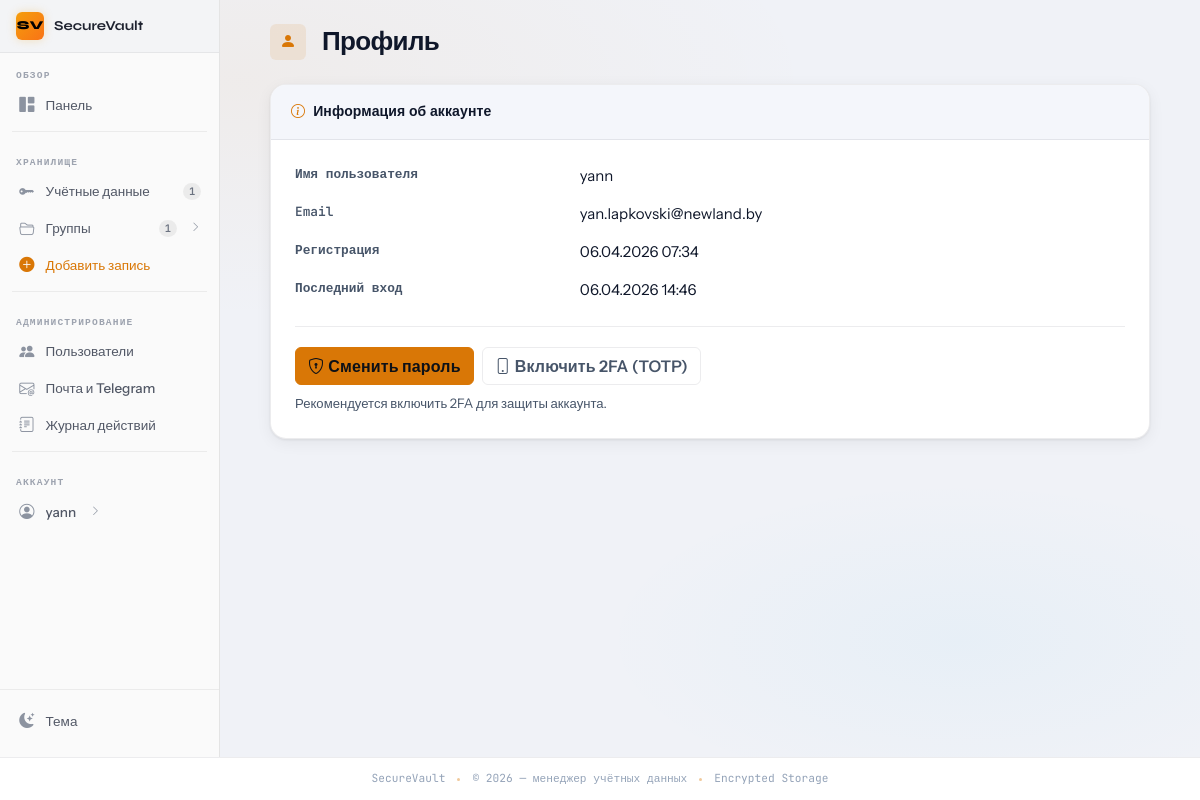
/profile (signed in), run on an earlier commit of the app's database.
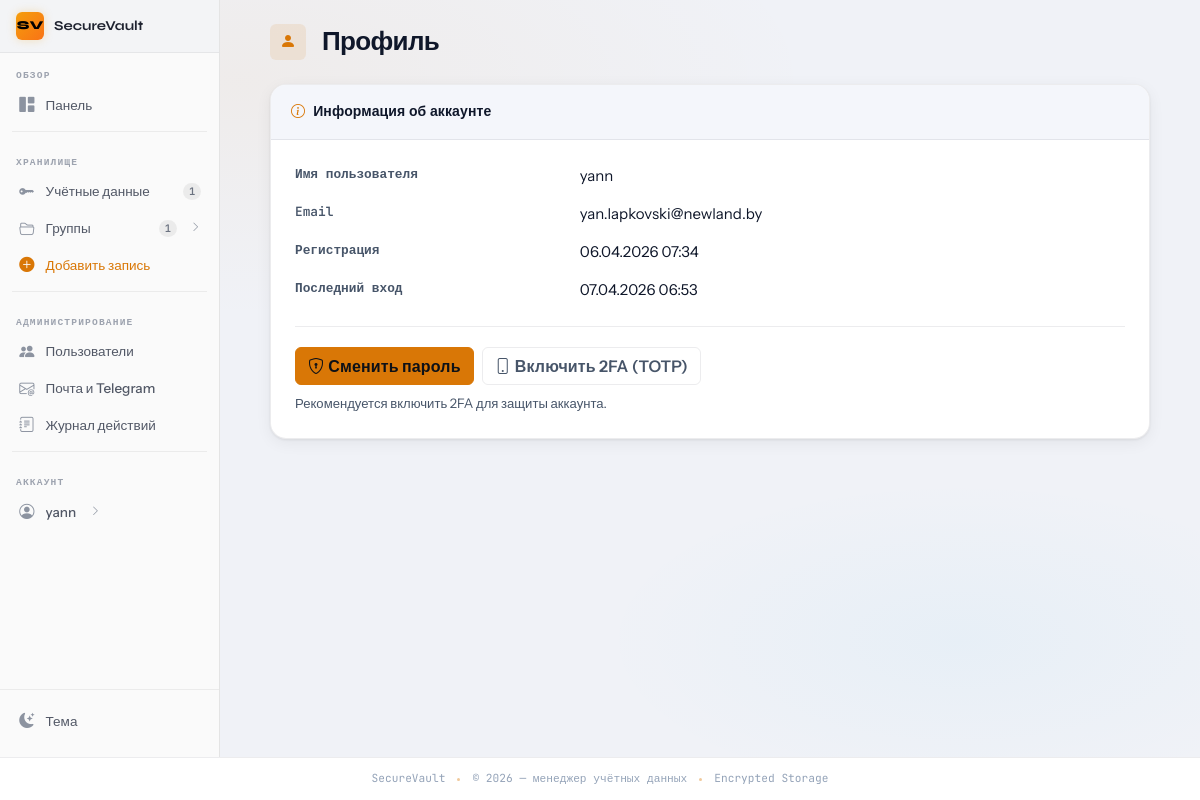
And on a later commit of the database.
### app/models.py (models this page shows, shortened)
class User(UserMixin, db.Model):
    id = db.Column(db.Integer, primary_key=True)
    username = db.Column(db.String(80), unique=True, nullable=False, index=True)
    email = db.Column(db.String(120), nullable=False, index=True)
    password_hash = db.Column(db.String(255), nullable=False)
    created_at = db.Column(db.DateTime, default=datetime.utcnow)
    last_login = db.Column(db.DateTime)
    is_active = db.Column(db.Boolean, default=True)
    is_admin = db.Column(db.Boolean, default=False, nullable=False)
    totp_enabled = db.Column(db.Boolean, default=False, nullable=False)
    totp_secret_encrypted = db.Column(db.Text)  # base32, Fernet
    credentials = db.relationship('Credential', backref='owner', lazy='dynamic', cascade='all, delete-orphan')
    groups = db.relationship('CredentialGroup', backref='creator', lazy='dynamic', cascade='all, delete-orphan')
    shares_received = db.relationship(
        'CredentialShare',
        foreign_keys='CredentialShare.shared_with_user_id',
        back_populates='shared_with_user',
        lazy='dynamic',
    )

### app/routes.py (the view)
@main_bp.route('/profile')
@login_required
def profile():
    return render_template('profile.html')

### app/templates/profile.html (shortened to what this page needs)
{% extends "base.html" %}
{% block content %}
<div class="py-4 page-narrow animate-fadein">
  <div class="d-flex align-items-center gap-3 mb-4">
    <div class="page-title-icon"><i class="bi bi-person-fill"></i></div>
    <h1 class="page-title mb-0">Профиль</h1>
  </div>
  <div class="card-vault">
    <div class="card-vault-header">
      <span class="card-vault-title">
        <i class="bi bi-info-circle title-icon"></i>
        Информация об аккаунте
      </span>
    </div>
    <div class="p-4">
      <dl class="row mb-0 profile-dl">
        <dt class="col-sm-4">Имя пользователя</dt>
        <dd class="col-sm-8">{{ current_user.username }}</dd>
        <dt class="col-sm-4">Email</dt>
        <dd class="col-sm-8">{{ current_user.email }}</dd>
        <dt class="col-sm-4">Регистрация</dt>
        <dd class="col-sm-8">{{ current_user.created_at.strftime('%d.%m.%Y %H:%M') if current_user.created_at else '—' }}</dd>
        <dt class="col-sm-4">Последний вход</dt>
        <dd class="col-sm-8 mb-0">{{ current_user.last_login.strftime('%d.%m.%Y %H:%M') if current_user.last_login else '—' }}</dd>
      </dl>
    </div>
    <div class="p-4 pt-0">
      <div style="border-top:1px solid var(--border);padding-top:1.25rem;">
        <div class="d-flex flex-wrap gap-2 align-items-center">
          <a href="{{ url_for('main.change_password') }}" class="btn btn-primary">
            <i class="bi bi-shield-lock me-1"></i>Сменить пароль
          </a>
          {% if current_user.totp_enabled %}
          <a href="{{ url_for('auth.totp_disable') }}" class="btn btn-outline-warning">
            <i class="bi bi-shield-slash me-1"></i>Отключить 2FA
          </a>
          {% else %}
          <a href="{{ url_for('auth.totp_setup') }}" class="btn btn-outline-secondary">
            <i class="bi bi-phone me-1"></i>Включить 2FA (TOTP)
          </a>
          {% endif %}
        </div>
        <p class="small text-muted mt-2 mb-0">
          {% if current_user.totp_enabled %}
          Двухфакторная аутентификация <strong>включена</strong>.
          {% else %}
          Рекомендуется включить 2FA для защиты аккаунта.
          {% endif %}
        </p>
      </div>
    </div>
  </div>
</div>
{% endblock %}

### app/templates/partials/sidebar_right.html (shortened to what this page needs)
<div class="sv-sidebar-project">
  <div class="sv-sidebar-project-icon">SV</div>
  <span class="sv-sidebar-project-name">SecureVault</span>
</div>
<nav aria-label="Основная навигация">
  <span class="sv-sidebar-section-label">Обзор</span>
  <ul class="sv-nav">
    <li class="sv-nav-item">
      <a class="sv-nav-link" href="{{ url_for('main.dashboard') }}">
        <span class="sv-nav-icon"><i class="bi bi-grid-1x2-fill"></i></span>
        <span>Панель</span>
      </a>
    </li>
  </ul>
  <div class="sv-sidebar-divider"></div>
  <span class="sv-sidebar-section-label">Хранилище</span>
  <ul class="sv-nav">
    <li class="sv-nav-item">
      <a class="sv-nav-link" href="{{ url_for('credential_bp.list_credentials') }}">
        <span class="sv-nav-icon"><i class="bi bi-key-fill"></i></span>
        <span>Учётные данные</span>
        <span class="sv-nav-badge {% if current_user.credentials.count() == 0 %}sv-nav-badge-0{% endif %}">
          {{ current_user.credentials.count() }}
        </span>
      </a>
    </li>
    <li class="sv-nav-item">
      <button class="sv-nav-link"
              type="button"
              data-bs-toggle="collapse"
              data-bs-target="#sbGroups"
              aria-expanded="false"
              aria-controls="sbGroups">
        <span class="sv-nav-icon"><i class="bi bi-folder2-open"></i></span>
        <span>Группы</span>
        <span class="sv-nav-badge {% if current_user.groups.count() == 0 %}sv-nav-badge-0{% endif %}">
          {{ current_user.groups.count() }}
        </span>
        <i class="bi bi-chevron-right sv-nav-arrow ms-1"></i>
      </button>
        {% set groups = current_user.groups.order_by('position', 'name').all() %}
    </li>
    <li class="sv-nav-item">
      <a class="sv-nav-link" href="{{ url_for('credential_bp.add_credential') }}"
         style="color: var(--accent);">
        <span class="sv-nav-icon" style="color:var(--accent);"><i class="bi bi-plus-circle-fill"></i></span>
        <span>Добавить запись</span>
      </a>
    </li>
  </ul>
  {% if current_user.is_admin %}
  <div class="sv-sidebar-divider"></div>
  <span class="sv-sidebar-section-label">Администрирование</span>
  <ul class="sv-nav">
    <li class="sv-nav-item">
      <a class="sv-nav-link" href="{{ url_for('admin.admin_user_list') }}">
        <span class="sv-nav-icon"><i class="bi bi-people-fill"></i></span>
        <span>Пользователи</span>
      </a>
    </li>
    <li class="sv-nav-item">
      <a class="sv-nav-link" href="{{ url_for('admin.admin_delivery_settings') }}">
        <span class="sv-nav-icon"><i class="bi bi-envelope-at"></i></span>
        <span>Почта и Telegram</span>
      </a>
    </li>
    <li class="sv-nav-item">
      <a class="sv-nav-link" href="{{ url_for('admin.admin_audit_log') }}">
        <span class="sv-nav-icon"><i class="bi bi-journal-text"></i></span>
        <span>Журнал действий</span>
      </a>
    </li>
  </ul>
  {% endif %}
  <div class="sv-sidebar-divider"></div>
  <span class="sv-sidebar-section-label">Аккаунт</span>
  <ul class="sv-nav">
    <li class="sv-nav-item">
      <button class="sv-nav-link"
              type="button"
              data-bs-toggle="collapse"
              data-bs-target="#sbAccount"
              aria-expanded="false"
              aria-controls="sbAccount">
        <span class="sv-nav-icon"><i class="bi bi-person-circle"></i></span>
        <span class="text-truncate">{{ current_user.username }}</span>
        <i class="bi bi-chevron-right sv-nav-arrow ms-1"></i>
      </button>
    </li>
  </ul>
</nav>
<div class="sv-sidebar-actions">
  <button type="button" class="sv-theme-btn theme-toggle" title="Сменить тему">
    <span class="sv-nav-icon">
      <i class="bi bi-moon-stars-fill theme-icon-dark"></i>
    </span>
    <span>Тема</span>
  </button>
</div>

What changed in the data, as far as the page shows it:
changed User "yann": last_login "06.04.2026 14:46" → "07.04.2026 06:53"
